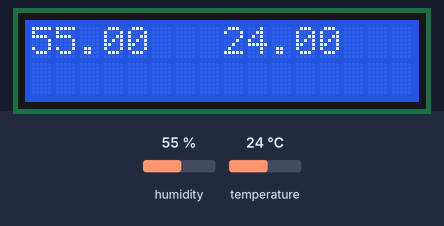
A sketch run on a simulated Arduino Uno, built with avr-gcc and run on an emulated ATmega328P. On the bench: 16×2 character LCD. The inputs (shaded band) are chosen by the test bench; at power-on: humidity 55 %, temperature 24 °C. What the sketch prints to the serial monitor is not drawn.

Above: at 1.2 s.
1.3 s: humidity set to 22 %
At 3.5 s:
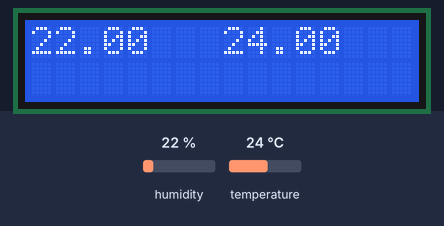
4.6 s: temperature set to 12 °C
At 7.5 s:
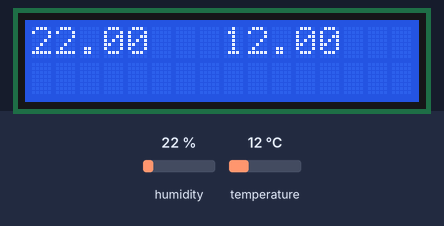
7.8 s: humidity set to 40 %
At 10.4 s:
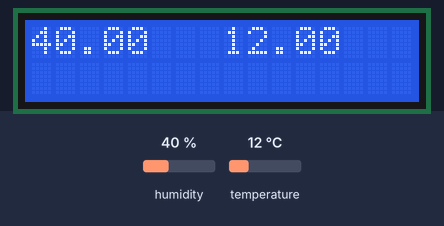
10.9 s: temperature set to 19 °C
At 13.3 s:
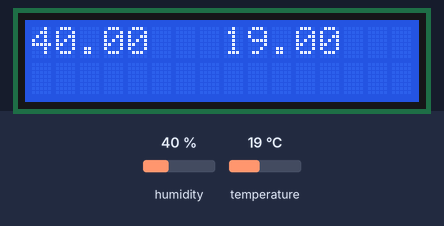
Timing chart, 0 to 14.8 s (numbered marks = the images above; inputs shaded):
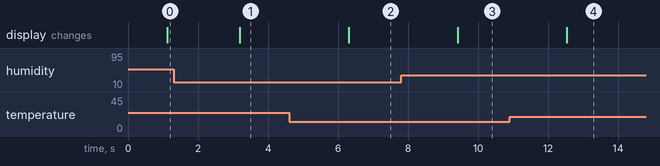

Measured:
- after the input at 1.3 s, the display: changes after 1.9 s (image 1)
- after the input at 4.6 s, the display: changes after 1.7 s (image 2)
- after the input at 7.8 s, the display: changes after 1.6 s (image 3)
- after the input at 10.9 s, the display: changes after 1.6 s (image 4)

The sketch:

fuju.ino
```cpp
#include <Wire.h>
#include <LiquidCrystal_I2C.h>
#include <dht11.h>
dht11 DHT11;
#define DHT11PIN 2
LiquidCrystal_I2C lcd(0x27,16,2);  // set the LCD address to 0x20 for a 16 chars and 2 line display
double temperature1,humidity1;
void setup()
{
  lcd.init();                      // initialize the lcd

  // Print a message to the LCD.
  lcd.backlight();
  lcd.print("Hello, world!");
  Serial.begin(9600);
  Serial.println("DHT11 TEST PROGRAM ");
  Serial.print("LIBRARY VERSION: ");
  Serial.println(DHT11LIB_VERSION);
  Serial.println();
}

void temp()
{
    int chk = DHT11.read(DHT11PIN);
     switch (chk)
  {
    case DHTLIB_OK:
                Serial.println("OK");
                break;
    case DHTLIB_ERROR_CHECKSUM:
                Serial.println("Checksum error");
                break;
    case DHTLIB_ERROR_TIMEOUT:
                Serial.println("Time out error");
                break;
    default:
                Serial.println("Unknown error");
                break;
  }
  humidity1 = (float)DHT11.humidity;
  temperature1 = (float)DHT11.temperature;
  Serial.println((float)DHT11.humidity, 2);
  Serial.println((float)DHT11.temperature, 2);
}

void loop()
{
  temp();
  delay(1000);
  lcd.clear();                // LCD清屏
  lcd.print(humidity1);
  lcd.setCursor(8, 0);               // 定位LCD光标为第一行起始位置0，0（列在前，行在后）
  lcd.print(temperature1);
}
```
